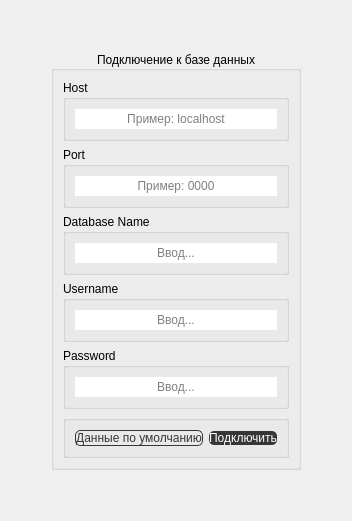
          <widget class="QWidget" name="tabWidgetDatabase">
           <attribute name="icon">
            <iconset resource="../images/resources.qrc">
             <normaloff>:/Database.svg</normaloff>:/Database.svg</iconset>
           </attribute>
           <attribute name="title">
            <string>База данных</string>
           </attribute>
           <layout class="QGridLayout" name="gridLayout_3">
            <item row="0" column="1">
             <spacer name="verticalSpacer_4">
              <property name="orientation">
               <enum>Qt::Orientation::Vertical</enum>
              </property>
              <property name="sizeHint" stdset="0">
               <size>
                <width>20</width>
                <height>40</height>
               </size>
              </property>
             </spacer>
            </item>
            <item row="1" column="0">
             <spacer name="horizontalSpacer_3">
              <property name="orientation">
               <enum>Qt::Orientation::Horizontal</enum>
              </property>
              <property name="sizeHint" stdset="0">
               <size>
                <width>40</width>
                <height>20</height>
               </size>
              </property>
             </spacer>
            </item>
            <item row="2" column="1">
             <spacer name="verticalSpacer_3">
              <property name="orientation">
               <enum>Qt::Orientation::Vertical</enum>
              </property>
              <property name="sizeHint" stdset="0">
               <size>
                <width>20</width>
                <height>40</height>
               </size>
              </property>
             </spacer>
            </item>
            <item row="1" column="2">
             <spacer name="horizontalSpacer_4">
              <property name="orientation">
               <enum>Qt::Orientation::Horizontal</enum>
              </property>
              <property name="sizeHint" stdset="0">
               <size>
                <width>40</width>
                <height>20</height>
               </size>
              </property>
             </spacer>
            </item>
            <item row="1" column="1">
             <widget class="QGroupBox" name="groupConnectToDatabase">
              <property name="styleSheet">
               <string notr="true"/>
              </property>
              <property name="title">
               <string>Подключение к базе данных</string>
              </property>
              <property name="alignment">
               <set>Qt::AlignmentFlag::AlignCenter</set>
              </property>
              <layout class="QVBoxLayout" name="verticalLayout_3">
               <item>
                <widget class="QGroupBox" name="groupBox_2">
                 <property name="styleSheet">
                  <string notr="true"/>
                 </property>
                 <property name="title">
                  <string>Host</string>
                 </property>
                 <layout class="QVBoxLayout" name="verticalLayout_5">
                  <item>
                   <widget class="QLineEdit" name="le_host">
                    <property name="styleSheet">
                     <string notr="true"/>
                    </property>
                    <property name="text">
                     <string/>
                    </property>
                    <property name="frame">
                     <bool>false</bool>
                    </property>
                    <property name="alignment">
                     <set>Qt::AlignmentFlag::AlignCenter</set>
                    </property>
                    <property name="placeholderText">
                     <string>Пример: localhost</string>
                    </property>
                    <property name="clearButtonEnabled">
                     <bool>true</bool>
                    </property>
                   </widget>
                  </item>
                 </layout>
                </widget>
               </item>
               <item>
                <widget class="QGroupBox" name="groupBox_3">
                 <property name="title">
                  <string>Port</string>
                 </property>
                 <layout class="QVBoxLayout" name="verticalLayout_6">
                  <item>
                   <widget class="QLineEdit" name="le_port">
                    <property name="styleSheet">
                     <string notr="true"/>
                    </property>
                    <property name="frame">
                     <bool>false</bool>
                    </property>
                    <property name="alignment">
                     <set>Qt::AlignmentFlag::AlignCenter</set>
                    </property>
                    <property name="placeholderText">
                     <string>Пример: 0000</string>
                    </property>
                    <property name="clearButtonEnabled">
                     <bool>true</bool>
                    </property>
                   </widget>
                  </item>
                 </layout>
                </widget>
               </item>
               <item>
                <widget class="QGroupBox" name="groupBox_4">
                 <property name="title">
                  <string>Database Name</string>
                 </property>
                 <layout class="QVBoxLayout" name="verticalLayout_7">
                  <item>
                   <widget class="QLineEdit" name="le_dbName">
                    <property name="styleSheet">
                     <string notr="true"/>
                    </property>
                    <property name="frame">
                     <bool>false</bool>
                    </property>
                    <property name="alignment">
                     <set>Qt::AlignmentFlag::AlignCenter</set>
                    </property>
                    <property name="placeholderText">
                     <string>Ввод...</string>
                    </property>
                    <property name="clearButtonEnabled">
                     <bool>true</bool>
                    </property>
                   </widget>
                  </item>
                 </layout>
                </widget>
               </item>
               <item>
                <widget class="QGroupBox" name="groupBox_5">
                 <property name="title">
                  <string>Username</string>
                 </property>
                 <layout class="QVBoxLayout" name="verticalLayout_8">
                  <item>
                   <widget class="QLineEdit" name="le_dbUsername">
                    <property name="styleSheet">
                     <string notr="true"/>
                    </property>
                    <property name="frame">
                     <bool>false</bool>
                    </property>
                    <property name="alignment">
                     <set>Qt::AlignmentFlag::AlignCenter</set>
                    </property>
                    <property name="placeholderText">
                     <string>Ввод...</string>
                    </property>
                    <property name="clearButtonEnabled">
                     <bool>true</bool>
                    </property>
                   </widget>
                  </item>
                 </layout>
                </widget>
               </item>
               <item>
                <widget class="QGroupBox" name="groupBox_6">
                 <property name="title">
                  <string>Password</string>
                 </property>
                 <layout class="QVBoxLayout" name="verticalLayout_9">
                  <item>
                   <widget class="QLineEdit" name="le_dbPassword">
                    <property name="styleSheet">
                     <string notr="true"/>
                    </property>
                    <property name="inputMethodHints">
                     <set>Qt::InputMethodHint::ImhHiddenText|Qt::InputMethodHint::ImhLatinOnly|Qt::InputMethodHint::ImhNoAutoUppercase|Qt::InputMethodHint::ImhNoPredictiveText|Qt::InputMethodHint::ImhSensitiveData</set>
                    </property>
                    <property name="text">
                     <string/>
                    </property>
                    <property name="frame">
                     <bool>false</bool>
                    </property>
                    <property name="echoMode">
                     <enum>QLineEdit::EchoMode::Password</enum>
                    </property>
                    <property name="alignment">
                     <set>Qt::AlignmentFlag::AlignCenter</set>
                    </property>
                    <property name="placeholderText">
                     <string>Ввод...</string>
                    </property>
                    <property name="clearButtonEnabled">
                     <bool>true</bool>
                    </property>
                   </widget>
                  </item>
                 </layout>
                </widget>
               </item>
               <item>
                <widget class="QGroupBox" name="groupDataBaseButtons">
                 <property name="title">
                  <string/>
                 </property>
                 <layout class="QHBoxLayout" name="horizontalLayout_4">
                  <item>
                   <widget class="QPushButton" name="btn_dataByDefault">
                    <property name="styleSheet">
                     <string notr="true">QPushButton { 
	font: 9pt &quot;JetBrains Mono&quot;; 
	color: #363636; 
	border-radius: 5px;
	border: 1px solid #363636;
}</string>
                    </property>
                    <property name="text">
                     <string>Данные по умолчанию</string>
                    </property>
                   </widget>
                  </item>
                  <item>
                   <widget class="QPushButton" name="btn_connect">
                    <property name="styleSheet">
                     <string notr="true">QPushButton {
	background-color: #363636;
	border-radius: 5px;
	color: #FFFFFF;
	font: 500 9pt &quot;JetBrains Mono&quot;;
}</string>
                    </property>
                    <property name="text">
                     <string>Подключить</string>
                    </property>
                   </widget>
                  </item>
                 </layout>
                </widget>
               </item>
              </layout>
             </widget>
            </item>
           </layout>
          </widget>
